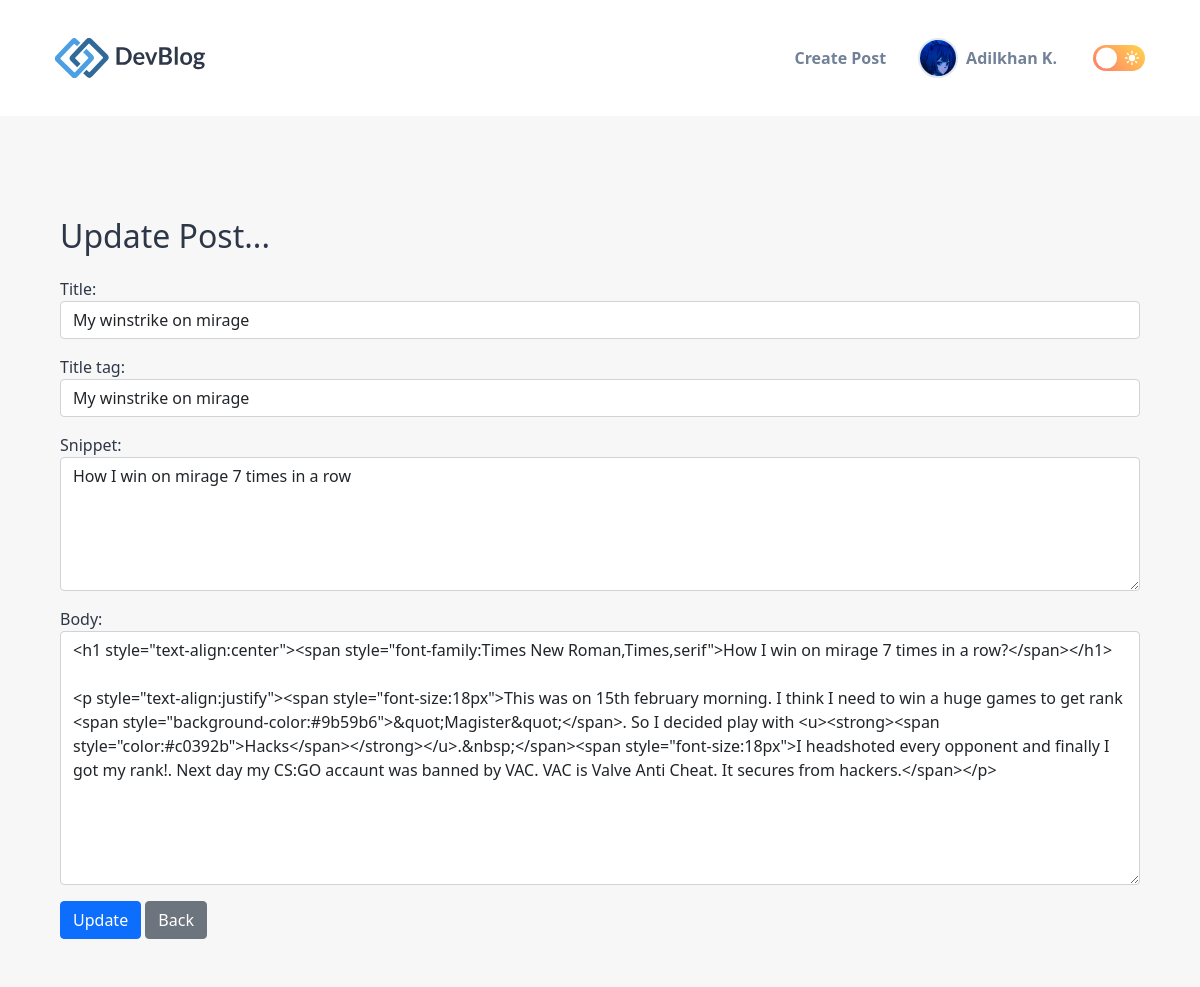
Page /article/edit/24 (signed in) on the committed database.
### myblog/models.py (models this page shows, shortened)
class Profile(models.Model):
    user = models.OneToOneField(User, null=True, on_delete=models.CASCADE)
    bio = models.TextField()
    profession = models.TextField(null=True)
    profile_pic = models.ImageField(null=True, blank=True, upload_to="images/profile/")
    website_url = models.CharField(max_length=255, null=True, blank=True)
    facebook_url = models.CharField(max_length=255, null=True, blank=True)
    twitter_url = models.CharField(max_length=255, null=True, blank=True)
    instagram_url = models.CharField(max_length=255, null=True, blank=True)
    pinterest_url = models.CharField(max_length=255, null=True, blank=True)
    telegram_url = models.CharField(max_length=255, null=True, blank=True)

class Post(models.Model):
    title = models.CharField(max_length=255)
    header_image = models.ImageField(null=True, blank=True, upload_to="images/")
    title_tag = models.CharField(max_length=255)
    author = models.ForeignKey(User, on_delete=models.CASCADE)
    body = RichTextField(blank=True, null=True)
    post_date = models.DateField(auto_now_add=True)
    category = models.CharField(max_length=255, default='coding')
    snippet = models.TextField(max_length=255)
    likes = models.ManyToManyField(User, related_name='blog_posts')
    class Meta:
        verbose_name_plural = "posts"

### myblog/views.py (the view)
# urls.py: path('article/edit/<int:pk>', UpdatePostView.as_view(), name="update_post"),
class UpdatePostView(UpdateView):
    model = Post
    form_class = EditForm
    template_name = 'update_post.html'

### myblog/forms.py
class EditForm(forms.ModelForm):
    class Meta:
        model = Post
        fields = ('title', 'title_tag', 'snippet', 'body')
        widgets = {
            'title': forms.TextInput(attrs={'class': 'form-control'}),
            'title_tag': forms.TextInput(attrs={'class': 'form-control'}),
            'body': forms.Textarea(attrs={'class': 'form-control'}),
            'snippet': forms.Textarea(attrs={'class': 'form-control', 'rows': '5'}),
        }

### myblog/templates/update_post.html (shortened to what this page needs)
{% extends 'base.html' %}
{% block content %}
    <main>
        <div class="main">
            <div class="container">
                <div style="max-width: 1080px; margin: auto; padding-bottom: 3rem;">
                    {% if user.is_authenticated %}
                        <h1>Update Post...</h1>
                        <form method="POST">
                            {{ form.as_p }}
                            <button class="btn btn-primary">Update</button>
                            <a href="javascript:history.back()" class="btn btn-secondary">Back</a>
                        </form>
                    {% else %}
                        You are not allowed here!
                    {% endif %}
                </div>
            </div>
        </div>
    </main>
{% endblock %}

### myblog/templates/navbar.html (shortened to what this page needs)
{% load static %}
<header>
    <div class="nb_container">
        <nav class="nb_navbar">
            <a href="{% url 'home' %}">
                <img src="{% static 'myblog/images/logo-light.svg' %}" alt="logo" width="150"
                     class="logo-light">
            </a>
            <div class="nb_flex-wrapper">
                <ul class="desktop-nav" style="margin: 0">
                    {% if user.is_authenticated %}
                        <li class="nav-item">
                            <a class="nav-link" href="{% url 'add_post' %}">Create Post</a>
                        </li>
                        <li class="nav-link" style="display: flex; flex-direction: row;">
                            <div class="dropdown">
                                <button class="dropbtn">
                                    <div class="profile_img">
                                        {% if user.profile.profile_pic %}
                                            <img src="{{ user.profile.profile_pic.url }}"
                                                 alt="author's avatar">
                                        {% else %}
                                            <img src="{% static 'myblog/images/default-profile-pic.jpg' %}"
                                                 alt="author's avatar">
                                        {% endif %}
                                    </div>
                                    {{ user.first_name }} {{ user.last_name|first }}.
                                </button>
                        </div>
                        </li>
                    {% endif %}
    </ul>
    <button id="theme-toggle" class="theme-btn theme-btn-desktop light">
        <ion-icon name="moon" class="moon"></ion-icon>
        <ion-icon name="sunny" class="sun"></ion-icon>
    </button>
    </div>
    </nav>
    </div>
</header>

### static/myblog/css/style.css (style rules this page uses)
.light-theme { --background-primary: hsl(0, 0%, 100%); --background-secondary: hsl(0, 0%, 97%); --action-primary: hsl(214, 32%, 91%); --action-secondary: hsl(210, 38%, 95%); --foreground-primary: hsl(218, 23%, 23%); --foreground-secondary: hsl(216, 15%, 52%); --foreground-tertiary: hsl(214, 20%, 69%); --accent: hsl(229, 76%, 66%); }
:root { --white: hsl(0, 0%, 100%); --fs-base: 0.85rem; --fs-1: 1.875rem; --fs-2: 1.5rem; --fs-3: 1.25rem; --fs-4: 0.875rem; --fs-5: 0.75rem; --py: 5rem; --modal-max-w: 500px; }
*, *::before, *::after { margin: 0; padding: 0; box-sizing: border-box; }
a { text-decoration: none; }
li { list-style: none; }
img, button { display: block; }
a, span { display: inline-block; }
button { font: inherit; border: none; background: none; cursor: pointer; }
html { font-family: "Inter", sans-serif; font-size: var(--fs-base); line-height: 1.8; margin: 0; padding: 0; }
h1, h2, h3, h4, h5, p, .nb_h1, .nb_h2, .nb_h3, .nb_h4 { display: block; color: var(--foreground-primary); }
.nb_container { margin-inline: auto; margin: auto; padding: 0 15px; max-width: 1150px; }
header { background: var(--background-primary); }
header .nb_flex-wrapper { display: none; }
.nb_navbar { display: flex; justify-content: space-between; align-items: center; gap: 15px; padding: 15px 0; }
.logo-light, .logo-dark { display: none; }
.light-theme .logo-light, .dark-theme .logo-dark { display: block; }
.main { background: var(--background-secondary); padding: var(--py) 0 0 0; min-height: 100vh; }
@media (min-width: 550px) { :root { --fs-base: 0.90rem; } }
@media (min-width: 650px) { :root { --fs-1: 2.25rem; } }
@media (min-width: 650px) { .nb_container { padding: 0 30px; } }
@media (min-width: 650px) { .nb_navbar { padding: 30px 0; } }
@media (min-width: 768px) { .nb_container { max-width: 800px; } }
@media (min-width: 1024px) { :root { --fs-base: 1rem; --fs-1: 3rem; } }
@media (min-width: 1024px) { .nb_container { max-width: 1150px; } }
@media (min-width: 1024px) { header .nb_flex-wrapper { display: flex; gap: 20px; align-items: center; } }
@media (min-width: 1024px) { .desktop-nav { display: flex; align-items: center; } }
@media (min-width: 1024px) { .desktop-nav .nav-link { color: var(--foreground-secondary); font-weight: 700; } }
@media (min-width: 1024px) { .theme-btn-desktop { position: relative; background: var(--background-secondary); color: var(--white); width: 52px; height: 26px; display: flex; justify-content: center; align-items: center; gap: 10px; border-radius: 100px; } }
@media (min-width: 1024px) { .theme-btn-desktop.light { background: linear-gradient(45deg, hsl(7, 100%, 71%), hsl(46, 100%, 65%)); } }
@media (min-width: 1024px) { .theme-btn-desktop::before { content: ''; position: absolute; background: var(--white); width: 21px; height: 21px; border-radius: 30px; top: 50%; left: 3px; transform: translateY(-50%); box-shadow: 0 2px 10px -2px hsla(0, 0%, 0%, 0.05); z-index: 2; } }
@media (min-width: 1024px) { .dropbtn { color: var(--foreground-secondary); border: none; cursor: pointer; display: flex; flex-direction: row; justify-content: space-between; align-items: center; } }
@media (min-width: 1024px) { .profile_img img { display: block; object-fit: cover; width: 40px; height: 40px; border-radius: 50%; border: var(--action-primary) solid 2px; margin-right: 8px; } }
@media (min-width: 1024px) { .dropdown { position: relative; display: inline-block; } }
.dark-theme strong, span, li { color: var(--foreground-primary);; }

### rows in the picture
Post: title "My winstrike on mirage", title_tag "My winstrike on mirage", snippet "How I win on mirage 7 times in a row", body "<h1 style=\"text-align:center\"><span style=\"font-family:Times New Roman,Times,serif\">How I win on mirage 7 times in a row?</span></h1> <p style=\"text-align:justify\"><span style=\"font-size:18px\">This was on 15th february morning. I think I need to win a huge games to get rank <span style=\"background-color:#9b59b6\">&quot;Magister&quot;</span>. So I decided play with <u><strong><span style=\"color:#c0392b\">Hacks</span></strong></u>.&nbsp;</span><span style=\"font-size:18px\">I headshoted every opponent and finally I got my rank!. Next day my CS:GO accaunt was banned by VAC. VAC is Valve Anti Cheat. It secures from hackers.</span></p>"

### other values in the picture
{{ user.first_name }} "Adilkhan"
{{ user.last_name|first }} "K"
